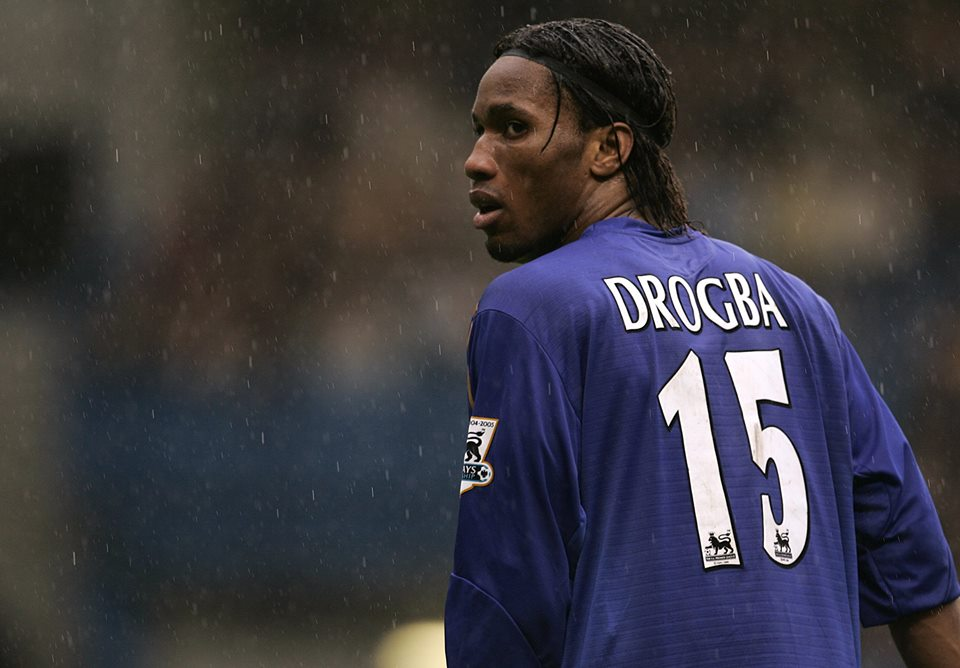
//> input picture d11.jpg, 960 x 668 px
$ ./prog d11.jpg   (built with g++ and OpenCV 4)
//> lines starting //> are read from the running program, lines starting //| are printed output that depends on the picture
//> further down, image is the input picture: 668 rows x 960 cols, CV_8UC3; mean B, G, R 64.4, 57.6, 59.9
#include <opencv2/opencv.hpp>
#include <opencv2/core/core.hpp>
#include <opencv2/imgproc/imgproc.hpp>
#include <opencv2/highgui/highgui.hpp>
#include <iostream>

using namespace std;
using namespace cv;

Mat histogram(Mat imageSrc) {
  Mat imageHsv, imageDst;

  cvtColor(imageSrc, imageHsv, CV_BGR2HSV);
//> imageHsv: 668 rows x 960 cols, CV_8UC3; mean H, S, V 61.7, 78.9, 73.3

  vector<Mat> hsvChannels;
  // Tách imageHsv thành 3 kênh màu
  split(imageHsv, hsvChannels);
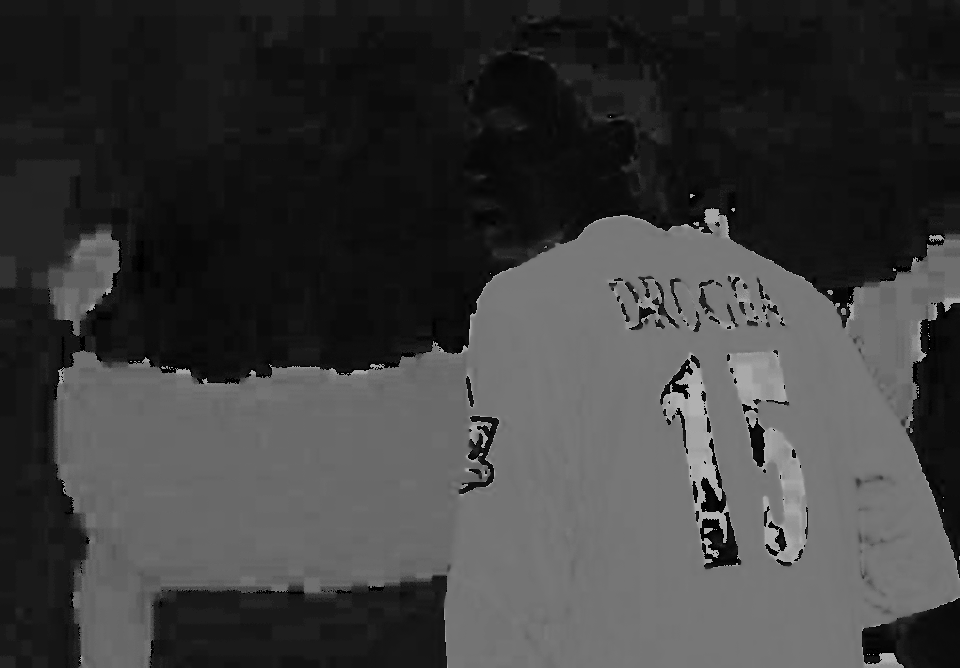
//> hsvChannels[0]: 668 rows x 960 cols, CV_8UC1; min 0, max 179, mean 61.7
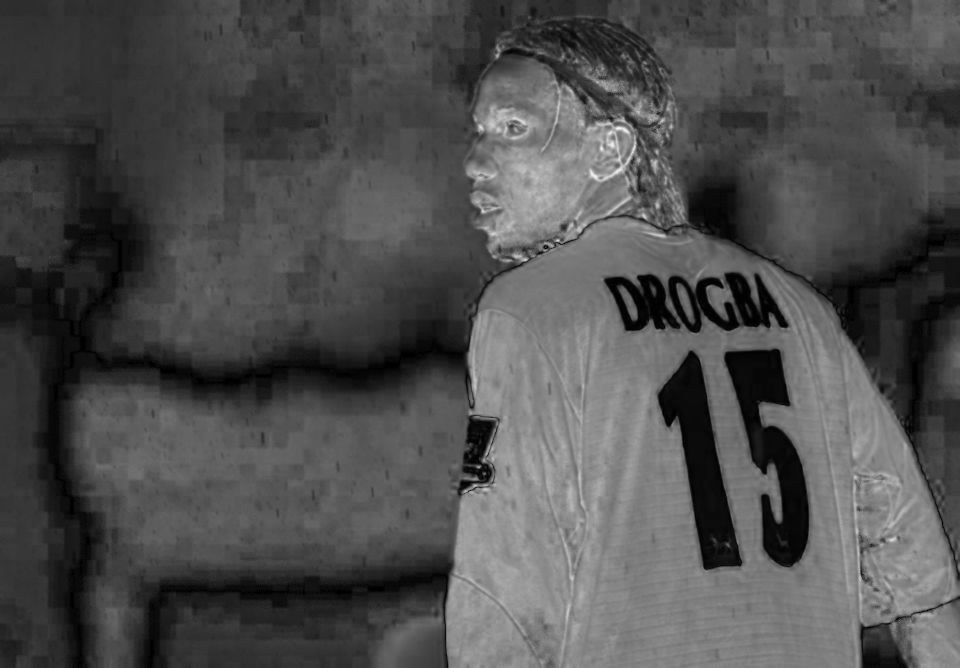
//> hsvChannels[1]: 668 rows x 960 cols, CV_8UC1; min 0, max 247, mean 78.9
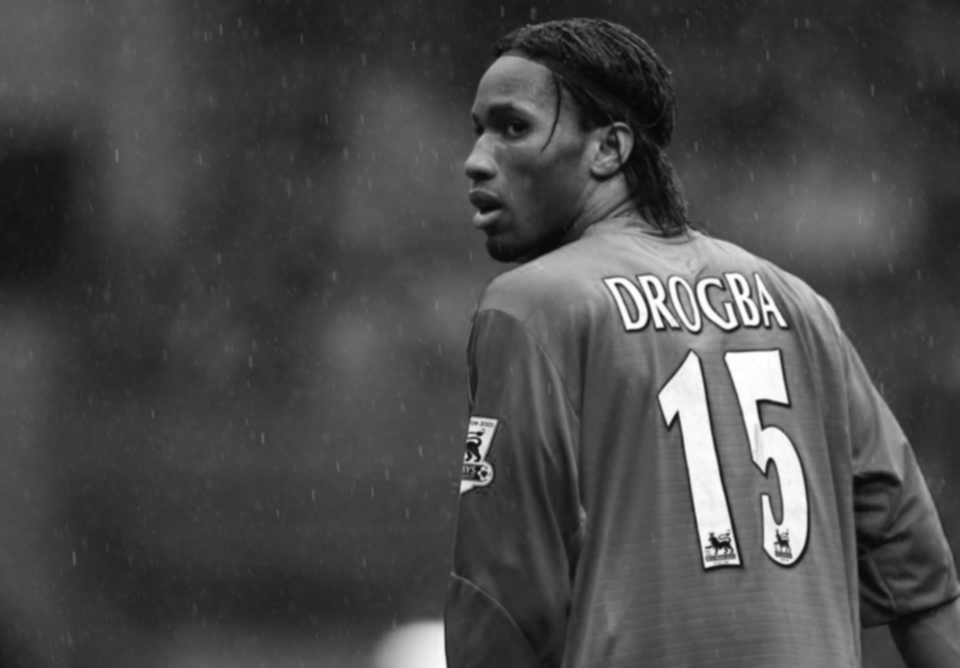
//> hsvChannels[2]: 668 rows x 960 cols, CV_8UC1; min 6, max 255, mean 73.3

  // Cân bằng histogram kênh màu v (Value)
  equalizeHist(hsvChannels[2], hsvChannels[2]);
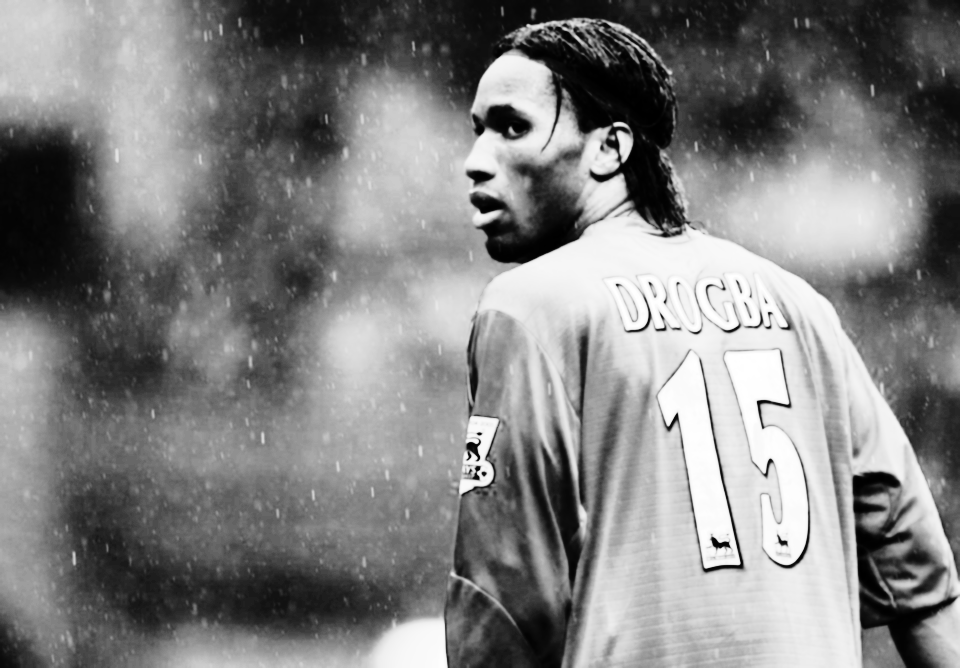
//> hsvChannels[2]: 668 rows x 960 cols, CV_8UC1; min 0, max 255, mean 129

  // Trộn ảnh
  merge(hsvChannels, imageHsv);
//> imageHsv: 668 rows x 960 cols, CV_8UC3; mean H, S, V 61.7, 78.9, 129

  // Chuyển đổi HSV sang RGB để hiển thị
  cvtColor(imageHsv, imageDst, CV_HSV2BGR);
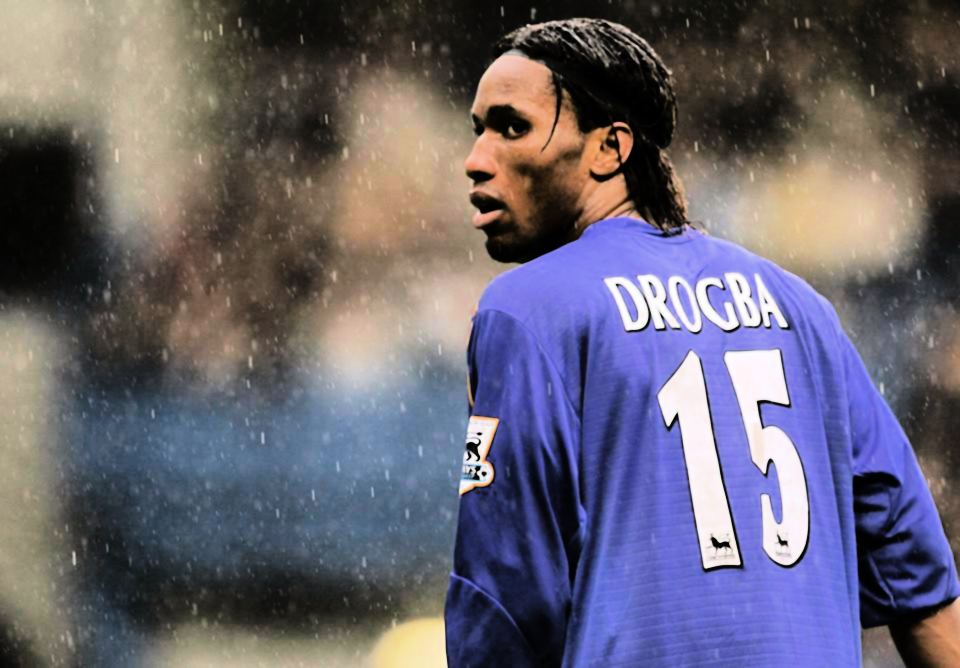
//> imageDst: 668 rows x 960 cols, CV_8UC3; mean B, G, R 112.9, 99, 103.2

  imshow("imageSrc", imageSrc);
  cout << "enhancing constrast with equalize histogram for color image" << endl;
  imshow("imageDst", imageDst);

  waitKey(0);
  return imageDst;
}

Mat gaussianBlur (Mat imageSrc) {
  Mat blurredImage;
  GaussianBlur(imageSrc, blurredImage, Size( 9, 9 ), 1.0);
  imshow("Blurred Image" , blurredImage);
  cout << "Blurring with GaussianBlur" << endl;
  waitKey(0);
  return blurredImage;
}

Mat kmeans (Mat imageSrc) {
  Mat imageDst(imageSrc.size(), imageSrc.type());
  Mat points;
  imageSrc.convertTo(points, CV_32FC3);
  points = points.reshape(3, imageSrc.rows*imageSrc.cols);

  Mat_<int> clusters(points.size(), CV_32SC1);
  Mat centers;

  const int cluster = 5;
  kmeans(points, cluster, clusters, cvTermCriteria(CV_TERMCRIT_EPS | CV_TERMCRIT_ITER, 10, 1.0), 1, KMEANS_PP_CENTERS, centers);
//> centers = [[24.88, 25.05, 26.25], [114.8, 123.3, 130.7], [170.1, 189.4, 209.1], [81.32, 71.87, 72.22], [210.9, 116.2, 111.2]]

  MatIterator_<Vec3b> itd = imageDst.begin<Vec3b>(),itd_end = imageDst.end<Vec3b>();
  for (int i = 0; itd != itd_end; ++itd, ++i) {
      Vec3f &color = centers.at<Vec3f>(clusters(i), 0);
      (*itd)[0] = saturate_cast<uchar>(color[0]);
      (*itd)[1] = saturate_cast<uchar>(color[1]);
      (*itd)[2] = saturate_cast<uchar>(color[2]);
  }
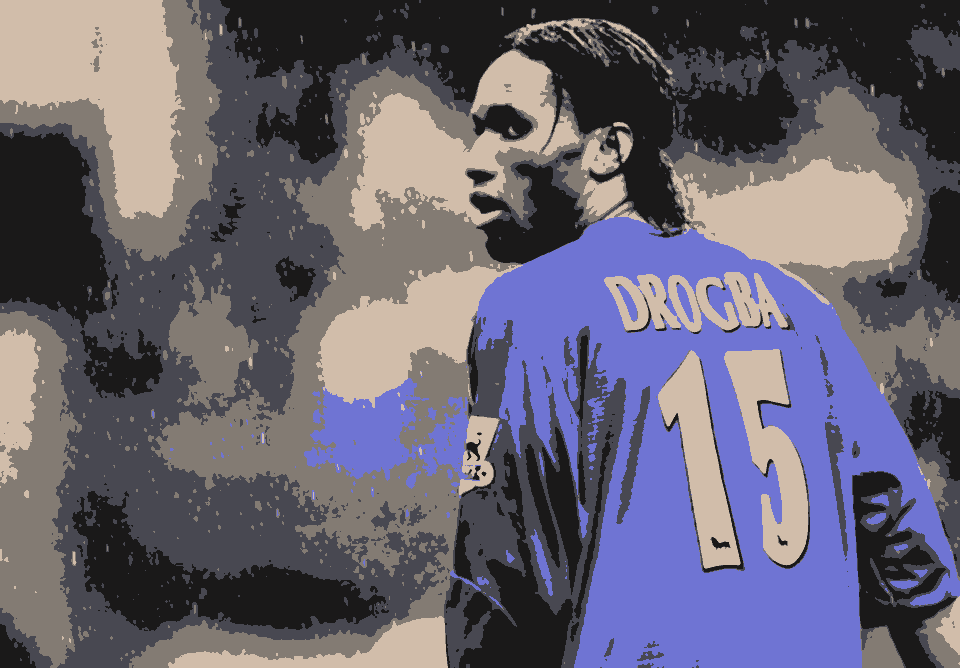
//> imageDst: 668 rows x 960 cols, CV_8UC3; mean B, G, R 112.9, 98.8, 103.1
  imshow("Output", imageDst);
  waitKey(0);
  return imageDst;
}

Mat morphology_operations (Mat imageSrc) {
  int morph_size = 1;
  Mat element = getStructuringElement( MORPH_RECT, Size( 2*morph_size + 1, 2*morph_size+1 ), Point( morph_size, morph_size ) );
  // cout << element;

  Mat morphologyImage; // result matrix
  int morph_operator = 0;
  int operation = morph_operator + 2;
    // Apply the specified morphology operation
  for (int i=1;i<10;i++){
    // morphologyEx( imageSrc, morphologyImage, MORPH_TOPHAT, element, Point(-1,-1), i );
    //morphologyEx( src, dst, MORPH_TOPHAT, element ); // here iteration=1
    morphologyEx( imageSrc, morphologyImage, operation, element );
    imshow("morphologyImage", morphologyImage);
    waitKey(3);
    }
  return morphologyImage;
}

int main(int argc, char** argv){
  Mat image;

  image = imread(argv[1], CV_LOAD_IMAGE_COLOR);

  if(!image.data){
    cout<<"Error loading image" << "\n";
    return -1;
  }

  Mat blurredImage = gaussianBlur(image);
  cin.get();

  Mat historgramImage = histogram(blurredImage);
  cin.get();

  Mat kmeansImage = kmeans(historgramImage);
  cin.get();

  Mat morphologyImage = morphology_operations(kmeansImage);
  cin.get();

}
